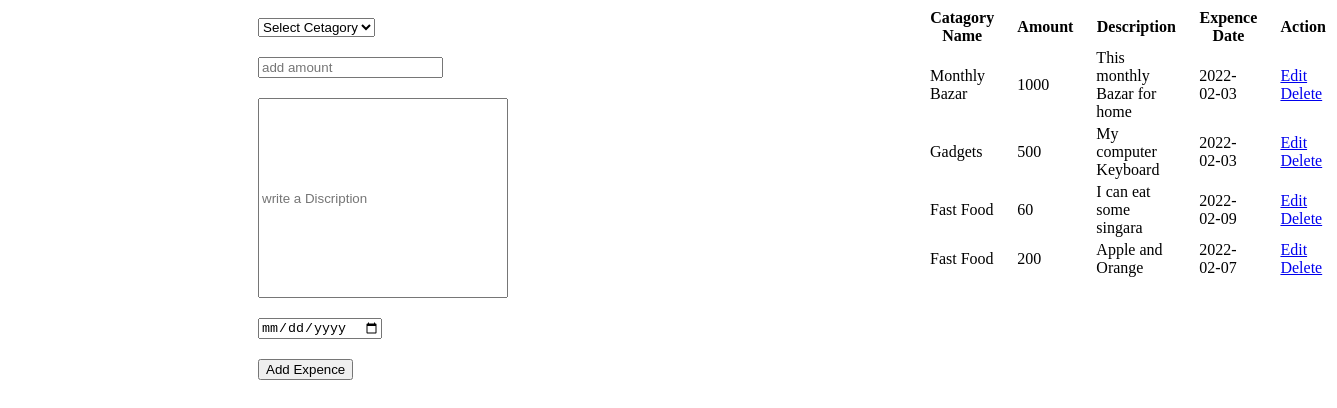
Page /Views/Expence.php on the committed database.
### tables this page shows
CREATE TABLE `Expence` (
  `id` bigint NOT NULL,
  `id_cetagory` bigint DEFAULT NULL,
  `amount` int DEFAULT NULL,
  `discription` varchar(255) DEFAULT NULL,
  `Expence_date` date DEFAULT NULL
);

CREATE TABLE `ExpenceCetagory` (
  `id` bigint NOT NULL,
  `name` varchar(255) DEFAULT NULL
);

### Model/db.php (called while the page is built, shortened)
<?php
class Db{
	private $host 	= 'localhost';
	private $user 	= 'Enam';
	private $pass 	= '@ranzhyfx';
	private $db 	= 'personal_wallate';
	private $connection ;
	public function __construct()
	{
		$this->connection = new mysqli($this->host, $this->user , $this->pass , $this->db);
	}
	public function fetch_result($query)
	{
		$result = mysqli_query($this->connection, $query);
		if(!$result)
		{
			throw new exception('Error in Fetching Result !');
		}
		else
		{
			while($row = mysqli_fetch_array($result))
			{
				$data[] =$row;
			}
			return $data;
		}
	}
}
 ?>

### Model/Expence.php (called while the page is built, shortened)
<?php
	class Expence
	{
    	public function getAll()
    	{
            $DB = new Db();
            $Query = "SELECT Expence.* , ExpenceCetagory.name as id_cetagory FROM Expence JOIN ExpenceCetagory ON Expence.id_cetagory=ExpenceCetagory.id" ;
            $result = $DB->fetch_result($Query);
            return $result;
    	}
    }
?>

### Model/ExpenceCetagory.php (called while the page is built, shortened)
<?php
class ExpenceCetagory
{
	public function getAll()
	{
		$DB = new Db();
		$Query = "SELECT * FROM ExpenceCetagory";
		$result = $DB->fetch_result($Query);
		return $result;
	}
}
 ?>

### Views/Expence.php (the view, shortened to what this page needs)
<?php
    include('Model/db.php');
    include('Model/ExpenceCetagory.php');
    include('Model/Expence.php');
    $ExpenceCetagory = new ExpenceCetagory();
    $ExpenceCetagory= $ExpenceCetagory->getAll();
    $Cetagories = new Expence();
    $CetagoriesE= $Cetagories->getAll();
?>
<form action="Controller/Expence.php" method="POST" enctype="multipart/form-data">
<select name="id_cetagory" id="id_cetagory">
    <option value="">Select Cetagory </option>
</select>
<br>
<input type="number" name="amount" id="amount" placeholder="add amount"> <br>
<input type="text" name="discription" placeholder="write a Discription" class="discrip"> <br>
<input type="date" name="Expence_date" class="date" placeholder="selete date"> <br>
<input type="submit" name="submit" value="Add Expence" class="btn"> <br>
</form>
<table>
<thead>
	<tr>
		<th>Catagory Name</th>
		<th>Amount</th>
		<th>Description</th>
		<th>Expence Date</th>
		<th>Action</th>
	</tr>
</thead>
<tbody>
	<?php if (is_null($CetagoriesE))
	foreach($CetagoriesE as $Cetagory) {?>
		<tr>
			<td> <?php echo $Cetagory['id_cetagory']; ?> </td>
			<td> <?php echo $Cetagory['amount']; ?> </td>
			<td> <?php echo $Cetagory['discription']; ?> </td>
			<td> <?php echo $Cetagory['Expence_date']; ?> </td>
			<td>
				<a href="Controller/Expence.php?action=edit&id=<?php echo $Cetagory['id'] ;?>">Edit</a>
				<a href="Controller/Expence.php?action=delete&id=<?php echo $Cetagory['id'] ;?>">Delete</a>
			</td>
		</tr>
	<?php } ?>
</tbody>
</table>

### Views/Expence.php (style rules this page uses)
select { border: 5px 5px red; margin:10px 250px ; }
input { margin:10px 250px ; }
.discrip { width: 250px; height: 200px; }
table { margin-left:900px; margin-top: -400px; }
table thead { padding: 30px; }
table th { padding-left: 20px; }
table td { padding-left: 20px; }

### rows in the picture
expence: expencecetagory.name "Monthly Bazar", amount "1000", discription "This monthly Bazar for home", Expence_date "2022-02-03"
expence: expencecetagory.name "Gadgets", amount "500", discription "My computer Keyboard", Expence_date "2022-02-03"
expence: expencecetagory.name "Fast Food", amount "60", discription "I can eat some singara", Expence_date "2022-02-09"
expence: expencecetagory.name "Fast Food", amount "200", discription "Apple and Orange", Expence_date "2022-02-07"
